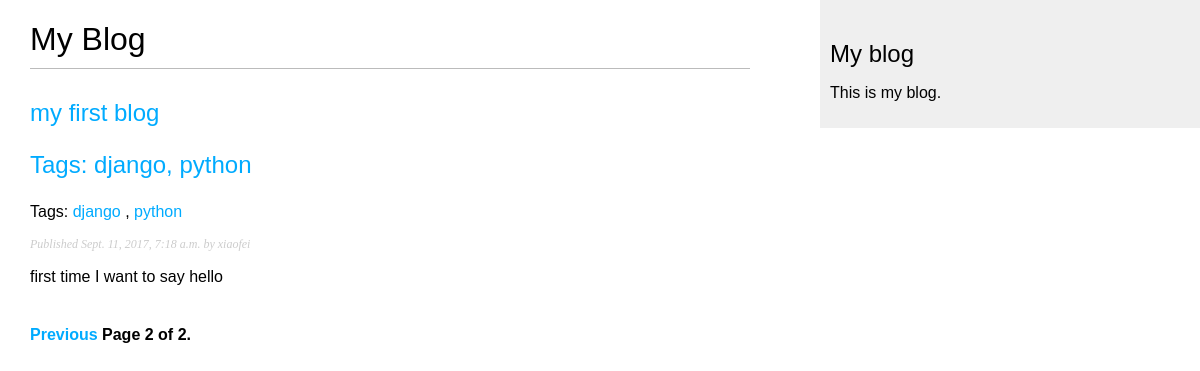
Screenshot of /blog/?page=2 with the database file from the repository.
### blog/models.py (models this page shows, shortened)
class Post(models.Model):
    STATUS_CHOICES = (
        ('draft', 'Draft'),
        ('published', 'Published'),
    )
    title = models.CharField(max_length=250)
    slug = models.SlugField(max_length=250,
                            unique_for_date='publish')
    author = models.ForeignKey(User,
                               related_name='blog_posts')
    body = models.TextField()
    publish = models.DateTimeField(default=timezone.now)
    created = models.DateTimeField(auto_now_add=True)
    updated = models.DateTimeField(auto_now=True)
    status = models.CharField(max_length=10,
                              choices=STATUS_CHOICES,
                              default='draft')
    objects = models.Manager()  # The default manager.
    published = PublishedManager()  # Our custom manager.
    tags = TaggableManager()
    class Meta:
        ordering = ('-publish',)
    def get_absolute_url(self):
        return reverse('blog:post_detail',
                       args=[self.publish.year,
                             self.publish.strftime('%m'),
                             self.publish.strftime('%d'),
                             self.slug])

### blog/views.py (the view)
# urls.py: url(r'^tag/(?P<tag_slug>[-\w]+)/$',views.post_list,
def post_list(request,tag_slug = None):
    object_list = Post.published.all()
    tag=None
    if tag_slug:
        tag = get_object_or_404(Tag,slug=tag_slug)
        object_list = object_list.filter(tags__in=[tag])
    paginator = Paginator(object_list, 3) # 3 posts in each page
    page = request.GET.get('page')
    try:
        posts = paginator.page(page)
    except PageNotAnInteger:
        posts = paginator.page(1)
    except EmptyPage:
        posts = paginator.page(paginator.num_pages)
    return render(request,
                  'blog/post/list.html',
                  {'page': page,
                   'posts': posts,
                   'tag':tag})

### blog/models.py (called while the page is built)
    def get_queryset(self):
        return super(PublishedManager,
                    self).get_queryset().filter(status='published')

### blog/templates/blog/post/list.html (shortened to what this page needs)
{% extends "blog/base.html" %}
{% block content %}
  <h1>My Blog</h1>
    {% for post in posts %}
        <h2>
          <a href="{{ post.get_absolute_url }}">
            {{ post.title }}<p class="tags">Tags: {{ post.tags.all|join:", " }}</p>
          </a>
        </h2>
        <p class="tags">
          Tags:
          {% for tag in post.tags.all %}
            <a href="{% url "blog:post_list_by_tag" tag.slug %}">
              {{ tag.name }}
            </a>
            {% if not forloop.last %}, {% endif %}
          {% endfor %}
        </p>
        <p class="date">
          Published {{ post.publish }} by {{ post.author }}
        </p>
          {{ post.body|truncatewords:30|linebreaks }}
    {% endfor %}
    {% include "pagination.html" with page=posts %}
{% endblock %}

### blog/static/css/blog.css (style rules this page uses)
body { margin:0; padding:0; font-family:helvetica, sans-serif; }
a { color:#00abff; text-decoration:none; }
h1 { font-weight:normal; border-bottom:1px solid #bbb; padding:0 0 10px 0; }
h2 { font-weight:normal; margin:30px 0 0; }
p.date { color:#ccc; font-family: georgia, serif; font-size: 12px; font-style: italic; }

### rows the page displays
Post: title "my first blog", tags.all "django, python", publish "Sept. 11, 2017, 7:18 a.m.", author "xiaofei", body "first time I want to say hello"
Tag: name "django"
Tag: name "python"

### other values shown
{{ page.number }} "2"
{{ page.paginator.num_pages }} "2"
